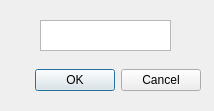
<?xml version="1.0" encoding="UTF-8"?>
<ui version="4.0">
 <class>formSingleValue</class>
 <widget class="QDialog" name="formSingleValue">
  <property name="windowModality">
   <enum>Qt::WindowModal</enum>
  </property>
  <property name="geometry">
   <rect>
    <x>0</x>
    <y>0</y>
    <width>214</width>
    <height>111</height>
   </rect>
  </property>
  <property name="windowTitle">
   <string>Insert value</string>
  </property>
  <property name="modal">
   <bool>true</bool>
  </property>
  <widget class="QDialogButtonBox" name="buttonBox">
   <property name="geometry">
    <rect>
     <x>20</x>
     <y>60</y>
     <width>181</width>
     <height>41</height>
    </rect>
   </property>
   <property name="orientation">
    <enum>Qt::Horizontal</enum>
   </property>
   <property name="standardButtons">
    <set>QDialogButtonBox::Cancel|QDialogButtonBox::Ok</set>
   </property>
  </widget>
  <widget class="QPlainTextEdit" name="textEditValue">
   <property name="geometry">
    <rect>
     <x>40</x>
     <y>20</y>
     <width>131</width>
     <height>31</height>
    </rect>
   </property>
   <property name="inputMethodHints">
    <set>Qt::ImhPreferNumbers</set>
   </property>
  </widget>
 </widget>
 <resources/>
 <connections>
  <connection>
   <sender>buttonBox</sender>
   <signal>accepted()</signal>
   <receiver>formSingleValue</receiver>
   <slot>accept()</slot>
   <hints>
    <hint type="sourcelabel">
     <x>248</x>
     <y>254</y>
    </hint>
    <hint type="destinationlabel">
     <x>157</x>
     <y>274</y>
    </hint>
   </hints>
  </connection>
  <connection>
   <sender>buttonBox</sender>
   <signal>rejected()</signal>
   <receiver>formSingleValue</receiver>
   <slot>reject()</slot>
   <hints>
    <hint type="sourcelabel">
     <x>316</x>
     <y>260</y>
    </hint>
    <hint type="destinationlabel">
     <x>286</x>
     <y>274</y>
    </hint>
   </hints>
  </connection>
 </connections>
</ui>
